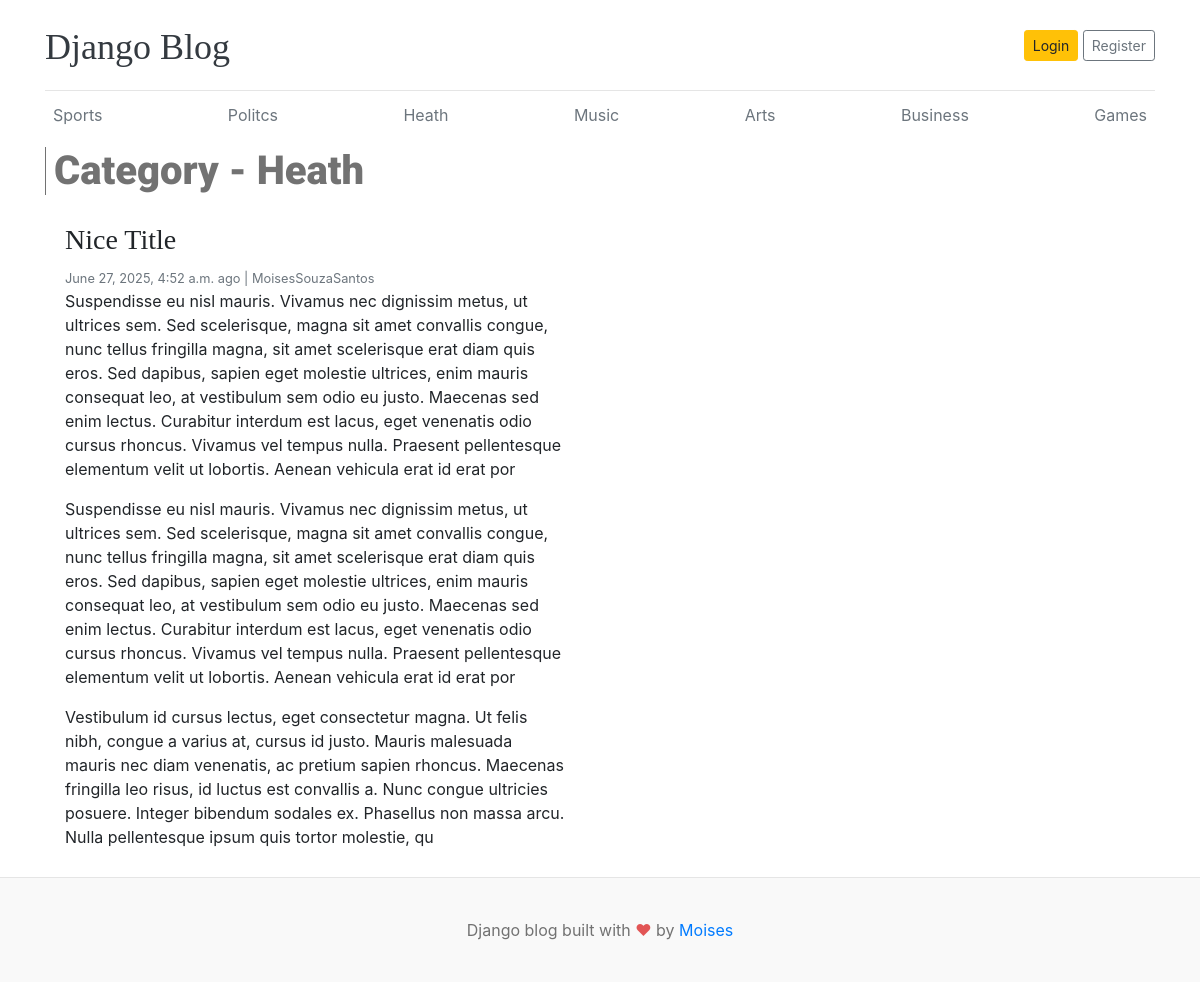
Page /category/3/ on the earlier database version.
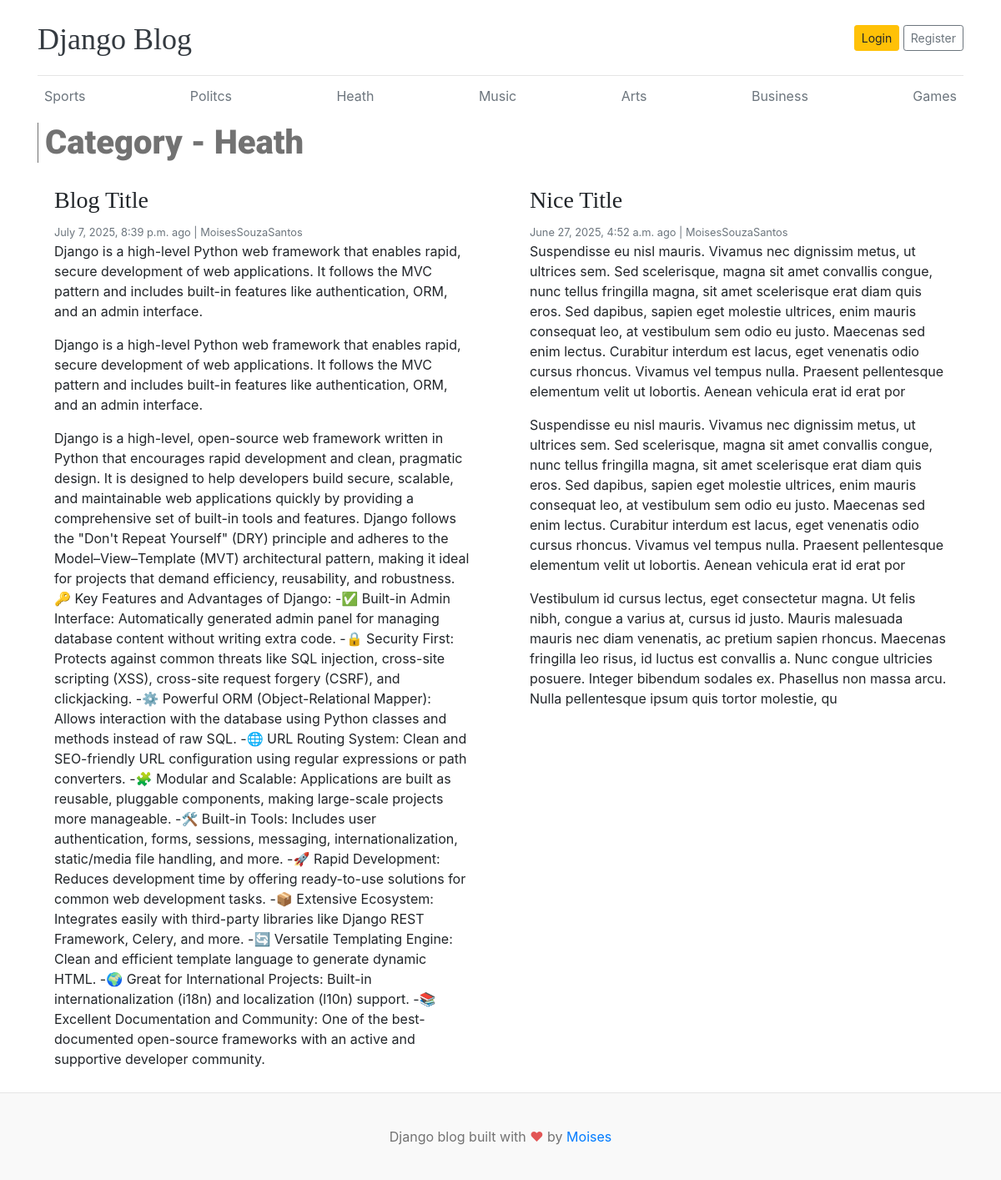
Same page on the later database version.
### blogs/models.py (models this page shows, shortened)
class Category(models.Model):
    category_name = models.CharField(max_length=50, unique=True)
    created_at = models.DateTimeField(auto_now_add=True)
    updated_at = models.DateTimeField(auto_now=True)
    def __str__(self):
        return self.category_name
    class Meta:
        verbose_name_plural = "categories"

class Blog(models.Model):
    title = models.CharField(max_length=200)
    slug = models.SlugField(max_length=200, unique=True)
    category = models.ForeignKey(Category, on_delete=models.CASCADE)
    author = models.ForeignKey(User, on_delete=models.CASCADE)
    featured_image = models.ImageField(upload_to='uploads/%Y/%m/%d')
    short_description = models.TextField(max_length=500)
    blog_body = models.TextField(max_length=2000)
    status = models.CharField(max_length=20,choices=STATUS_CHOICES, default='Draft')
    is_featured = models.BooleanField(default=False)
    created_at = models.DateTimeField(auto_now_add=True)
    updated_at = models.DateTimeField(auto_now=True)
    class Meta:
        verbose_name_plural = "blogs"
        ordering = ['-created_at']  # Order by creation date descending

### blogs/views.py (the view)
# urls.py: path('<int:category_id>/', views.posts_by_category, name='posts_by_category')
def posts_by_category(request, category_id):
    posts = Blog.objects.filter(status='Published',category_id=category_id)
    try:
        category = Category.objects.get(pk=category_id)
    except:
        return redirect('home')
    context = {
        'posts': posts,
        'category': category,
        }
    return render(request, 'posts_by_category.html', context)

### blogs/context_processors.py (called while the page is built)
def get_categories(request):
    categories = Category.objects.all()
    return dict(categories=categories)

### templates/posts_by_category.html (shortened to what this page needs)
{% extends "base.html" %}
{% load static %}
{% block content %}
<h1 class="container-container">Category - {{ category }}</h1>
<div class="row mb-2">
{% if posts%}
  {% for post in posts %}
    <div class="col-md-6">
      <div class="card border-0" >
        <div class="card-body">
          <h3>{{ post.title }}</h3>
          <small class="mb-1 text-muted">{{post.created_at}} ago | {{post.author}}</small>
          <p class="card-text">{{ post.short_description }}</p>
          <p class="card-text">{{ post.short_description }}</p>
          <p class="card-text">{{ post.blog_body }}</p>
        </div>
      </div>
    </div>
  {% endfor %}
{% else %}
    <div class="col-md-12">
        <div class="alert alert-info" role="alert">
        No posts available in this category.
        </div>
    </div>
    {% endif %}
    </div>
</div>
{% endblock %}

### templates/base.html (shortened to what this page needs)
{% load static %}
<!DOCTYPE html>
<html lang="en">
<head>
    <link href="https://getbootstrap.com/docs/4.0/dist/css/bootstrap.min.css" rel="stylesheet">
    <link rel="stylesheet" href="{% static 'css/style.css' %}">
  </head>
<body>
    <div class="container">
      <header class="blog-header py-3">
        <div class="row flex-nowrap justify-content-between align-items-center">
          <div class="col-8 pt-1">
            <a class="blog-header-logo text-dark" href="/">Django Blog</a>
          </div>
          <div class="col-4 d-flex justify-content-end align-items-center">
            <a class="btn btn-sm btn-warning" href="#">Login</a> &nbsp;
            <a class="btn btn-sm btn-outline-secondary" href="#">Register</a>
          </div>
        </div>
      </header>
      <div class="nav-scroller py-1 mb-2">
        <nav class="nav d-flex justify-content-between">
          {% for cat in categories %}
          <a id="navbar" class="p-2 text-muted" href="{% url 'posts_by_category' cat.id %}">{{ cat.category_name }}</a>
          {% endfor %}
        </nav>
      </div>
{% block content %}
{% endblock %}
<footer class="blog-footer">
  <p>Django blog built with <span style="color: #e25555;">&hearts;</span> by <a href="https://github.com/LinuxEater" target="_blank">Moises</a></p>
</footer>
</body>
</html>

Differences in the rows shown:
added Blog: title "Blog Title", created_at "July 7, 2025, 8:39 p.m.", author "MoisesSouzaSantos", short_description "Django is a high-level Python web framework that enables rapid, secure development of web applications. It follows the MVC pattern and includes built-in features like authentication, ORM, and an admin interface.", blog_body "Django is a high-level, open-source web framework written in Python that encourages rapid development and clean, pragmatic design. It is designed to help developers build secure, scalable, and maintainable web applications quickly by providing a comprehensive set of built-in tools and features. Django follows the \"Don't Repeat Yourself\" (DRY) principle and adheres to the Model–View–Template (MVT) architectural pattern, making it ideal for projects that demand efficiency, reusability, and robustness. 🔑 Key Features and Advantages of Django: -✅ Built-in Admin Interface: Automatically generated admin panel for managing database content without writing extra code. -🔒 Security First: Protects…"
